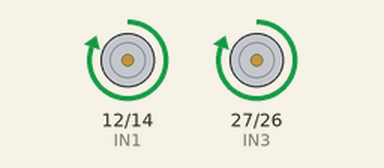
Simulated run of this sketch. Board: ESP32. Parts: motor-driver pin pairs drawn as motors (green arrow = first pin HIGH = forward, orange = second pin HIGH = backward, longer = more drive).

Above: at 1.0 s.
At 3.0 s:
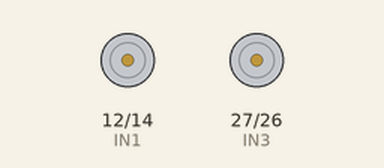
Timing chart, 0 to 5.2 s (numbered marks = the images above):
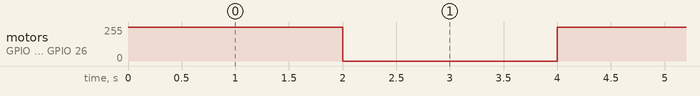

The sketch:

rover_control.ino
```cpp
#define IN1 12
#define IN2 14
#define IN3 27
#define IN4 26

void setup()
{
Serial.begin(115200);

pinMode(IN1,OUTPUT);
pinMode(IN2,OUTPUT);
pinMode(IN3,OUTPUT);
pinMode(IN4,OUTPUT);
}

void moveForward()
{
digitalWrite(IN1,HIGH);
digitalWrite(IN2,LOW);
digitalWrite(IN3,HIGH);
digitalWrite(IN4,LOW);
}

void stopRover()
{
digitalWrite(IN1,LOW);
digitalWrite(IN2,LOW);
digitalWrite(IN3,LOW);
digitalWrite(IN4,LOW);
}

void loop()
{
moveForward();
delay(2000);

stopRover();
delay(2000);
}
```

Measured:
- by itself, motor on GPIO 12 (IN1) / GPIO 14 (IN2), motor on GPIO 27 (IN3) / GPIO 26 (IN4): alternates forward 255/255 for 2.0 s and stopped for 2.0 s
